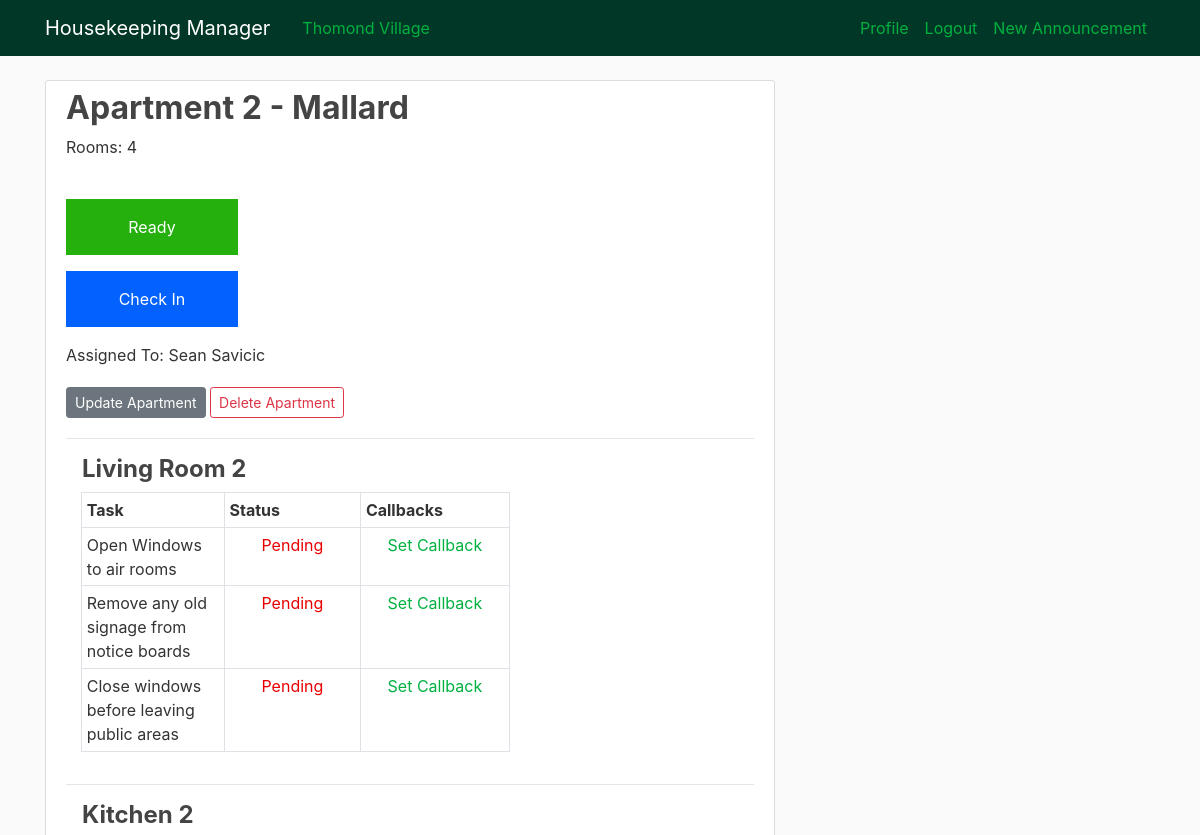
The page /apartment/23/ (signed in, upper part) on the database as committed earlier.
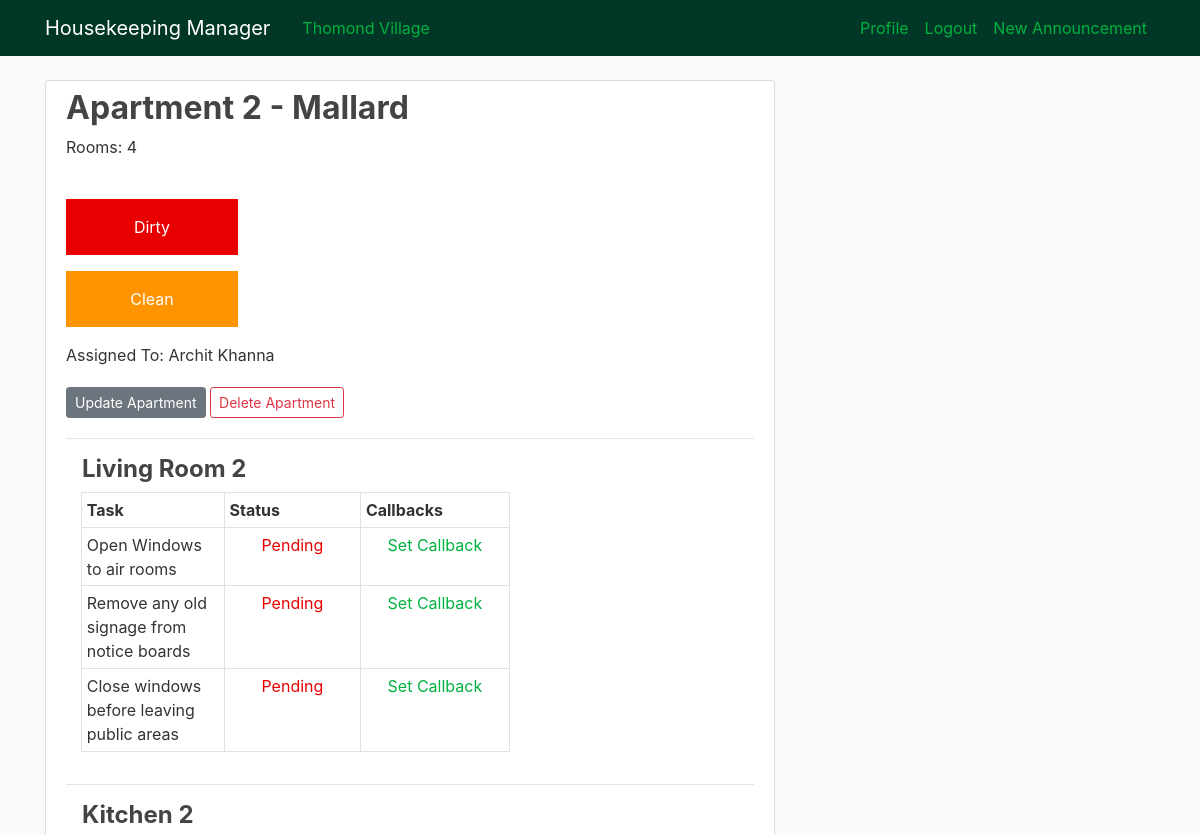
The same page on the database as committed later.
### HKmanager/models.py (models this page shows, shortened)
class apartment(models.Model):
    number = models.IntegerField(unique=True, null=False, blank=False)
    rooms = models.ForeignKey(numberOfRooms, on_delete=models.DO_NOTHING, null=False, blank=False, default=0)
    block = models.ForeignKey(block, on_delete=models.DO_NOTHING, null=False, blank=False)
    status = models.ForeignKey(status, on_delete=models.DO_NOTHING, null=False, blank=False)
    task = models.ForeignKey(task, on_delete=models.DO_NOTHING, null=False, blank=False)
    assignee = models.ForeignKey(User, on_delete=models.DO_NOTHING)
    def __str__(self):
        return str(self.number)

class status(models.Model):
    name = models.CharField(max_length=50, null=False, blank=False)
    def __str__(self):
        return self.name

class task(models.Model):
    name = models.CharField(max_length=50, null=False, blank=False)
    def __str__(self):
        return self.name

class block(models.Model):
    name = models.CharField(max_length=50, null=False, blank=False)
    def __str__(self):
        return self.name

class numberOfRooms(models.Model):
    capacity = models.IntegerField(unique=True, null=False, blank=False)
    def __str__(self):
        return str(self.capacity)

class livingRoom(models.Model):
    apartment = models.OneToOneField(apartment, on_delete=models.CASCADE)

class kitchen(models.Model):
    apartment = models.OneToOneField(apartment, on_delete=models.CASCADE)

### HKmanager/views.py (the view)
# urls.py: path('apartment/<int:pk>/', ApartmentDetailView.as_view(), name='hk-Apartment'),
class ApartmentDetailView(LoginRequiredMixin, DetailView):
    model = apartment
    def get_context_data(self, *args, **kwargs):
        context = super(ApartmentDetailView, self).get_context_data(*args, **kwargs)
        bedrooms = bedroom.objects.filter(apartment=self.object.pk)
        ensuites = ensuite.objects.filter(apartment=self.object.pk)
        context["bedrooms"] = bedrooms
        context["livingRoomCheckList"] = livingRoomCheckList.objects.all().filter(livingroom=self.object.livingroom)
        context["kitchenCheckList"] = kitchenCheckList.objects.all().filter(kitchen=self.object.kitchen)
        context["corridorCheckList"] = corridorCheckList.objects.all().filter(corridor=self.object.corridor)
        allRoomsCheckList = []
        allEnsuitesCheckList = []
        for room in bedrooms:
            allRoomsCheckList+= bedroomCheckList.objects.all().filter(bedroom=room)
        for ens in ensuites:
            allEnsuitesCheckList+= ensuiteCheckList.objects.all().filter(ensuite=ens)
        context["bedroomCheckList"] = allRoomsCheckList
        context["ensuiteCheckList"] = allEnsuitesCheckList
        return context

### HKmanager/models.py (called while the page is built)
    def __str__(self):
        return str(self.description)

    def __str__(self):
        return str(self.description)

    def __str__(self):
        return str(self.description)

    def __str__(self):
        return str(self.description)

    def __str__(self):
        return str(self.description)

### HKmanager/templates/HKmanager/apartment_detail.html (shortened to what this page needs)
{% extends "HKmanager/base.html" %}
{% block content %}
  <article class="media content-section">
    <div class="media-body">
      <h2 class="article-title">Apartment {{ object.number }} - {{ object.block }}</h2>
      <p class="article-content">Rooms: {{ object.rooms }}</p>
      <br>
      <div id="status {{object.number}}" class="col-sm-3 text-white">
        <p class="article-content text-center pt-3 pb-3">{{ object.status }}</p>
      </div>
      <div id="task {{object.number}}" class="col-sm-3 text-white">
        <p class="article-content text-center pt-3 pb-3">{{ object.task }}</p>
      </div>
      <p class="article-content">Assigned To: {{ object.assignee.first_name }} {{ object.assignee.last_name }}</p>
      {% if object.assignee == user or user.is_superuser %}
        <a class="btn btn-secondary btn-sm mt-1 mb-1" href="{% url 'hk-apt-update' object.id %}">Update Apartment</a>
      {% endif %}
      {% if user.is_superuser %}
        <a class="btn btn-secondary btn-outline-danger btn-sm mt-1 mb-1" href="{% url 'hk-apt-delete' object.id %}">Delete Apartment</a>
      {% endif %}
      <hr>
      <h4 class="article-title ml-3">Living Room {{ object.livingroom.apartment }}</h4>
      <div class="container">
        <div class="row">
          <div class="col-sm-8">
            <table class="table table-bordered table-sm">
              <tr>
                <th>Task</th>
                <th>Status</th>
                <th>Callbacks</th>
              </tr>
              {% for task in livingRoomCheckList %}
                <tr>
                  <td class="twidth-lg">{{ task.task }}</td>
                  {% if task.checked %}
                    <td class="twidth-md">
                      <center>
                        <a class="green-text" href="{% url 'task-undo' object.id task.id 1 %}">
                          Completed
                        </a>
                      </center>
                    </td>
                  {% else %}
                    <td class="twidth-md">
                      <center>
                        <a class="red-text" href="{% url 'task-complete' object.id task.id 1 %}">
                          Pending
                        </a>
                      </center>
                    </td>
                  {% endif %}
                  {% if task.callback %}
                    <td>
                      <center>
                        {% if user.is_superuser %}
                          <a class="orange-text" href="{% url 'callback-undo' object.id task.id 1 %}">
                            Call Back!
                          </a>
                        {% else %}
                          <p class="orange-text">
                            Call Back!
                          </p>
                        {% endif %}
                      </center>
                    </td>
                  {% else %}
                    <td>
                      <center>
                        {% if user.is_superuser %}
                          <a class="green-text" href="{% url 'callback-undo' object.id task.id 1 %}">
                            Set Callback
                          </a>
                        {% endif %}
                      </center>
                    </td>
                  {% endif %}
                </tr>
              {% endfor %}
            </table>
          </div>
        </div>
      </div>
      <hr>
      <h4 class="article-title ml-3">Kitchen {{ object.kitchen.apartment }}</h4>
      {% for bedroom in bedrooms %}
        <br>
        <br>
      {% endfor %}
    </div>
  </article>
{% endblock content %}

Rows that differ between the two databases and show on the page:
changed apartment "Mallard": status "Ready" → "Dirty"; task "Check In" → "Clean"; assignee.first_name "Sean" → "Archit"; assignee.last_name "Savicic" → "Khanna"
